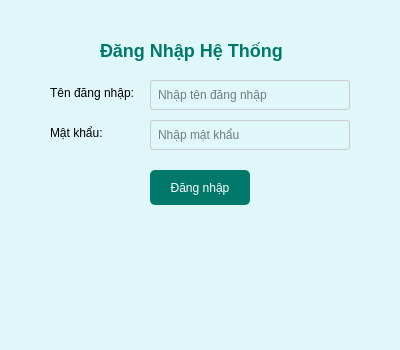
<?xml version="1.0" encoding="UTF-8"?>
<ui version="4.0">
 <class>MainWindow</class>
 <widget class="QMainWindow" name="MainWindow">
  <property name="geometry">
   <rect>
    <x>0</x>
    <y>0</y>
    <width>400</width>
    <height>350</height>
   </rect>
  </property>
  <property name="windowTitle">
   <string>Đăng Nhập Hệ Thống</string>
  </property>
  <property name="styleSheet">
   <string>background-color: #e0f7fa;</string>
  </property>
  <widget class="QWidget" name="centralwidget">
   <!-- Nhãn tiêu đề -->
   <widget class="QLabel" name="label">
    <property name="geometry">
     <rect>
      <x>100</x>
      <y>30</y>
      <width>200</width>
      <height>40</height>
     </rect>
    </property>
    <property name="text">
     <string>Đăng Nhập Hệ Thống</string>
    </property>
    <property name="styleSheet">
     <string>font-size: 18px; font-weight: bold; color: #00796b;</string>
    </property>
   </widget>
   <!-- Nhãn và trường nhập liệu -->
   <widget class="QLabel" name="lblTenDangNhap">
    <property name="geometry">
     <rect>
      <x>50</x>
      <y>80</y>
      <width>100</width>
      <height>25</height>
     </rect>
    </property>
    <property name="text">
     <string>Tên đăng nhập:</string>
    </property>
   </widget>
   <widget class="QLineEdit" name="txtTenDangNhap">
    <property name="geometry">
     <rect>
      <x>150</x>
      <y>80</y>
      <width>200</width>
      <height>30</height>
     </rect>
    </property>
    <property name="placeholderText">
     <string>Nhập tên đăng nhập</string>
    </property>
    <property name="styleSheet">
     <string>border: 1px solid #ccc; border-radius: 3px; padding: 5px;</string>
    </property>
   </widget>
   <widget class="QLabel" name="lblMatKhau">
    <property name="geometry">
     <rect>
      <x>50</x>
      <y>120</y>
      <width>100</width>
      <height>25</height>
     </rect>
    </property>
    <property name="text">
     <string>Mật khẩu:</string>
    </property>
   </widget>
   <widget class="QLineEdit" name="txtMatKhau">
    <property name="geometry">
     <rect>
      <x>150</x>
      <y>120</y>
      <width>200</width>
      <height>30</height>
     </rect>
    </property>
    <property name="echoMode">
     <enum>QLineEdit::Password</enum>
    </property>
    <property name="placeholderText">
     <string>Nhập mật khẩu</string>
    </property>
    <property name="styleSheet">
     <string>border: 1px solid #ccc; border-radius: 3px; padding: 5px;</string>
    </property>
   </widget>
   <!-- Nút đăng nhập -->
   <widget class="QPushButton" name="btnDangNhap">
    <property name="geometry">
     <rect>
      <x>150</x>
      <y>170</y>
      <width>100</width>
      <height>35</height>
     </rect>
    </property>
    <property name="text">
     <string>Đăng nhập</string>
    </property>
    <property name="styleSheet">
     <string>background-color: #00796b; color: white; border-radius: 5px; padding: 5px;</string>
    </property>
   </widget>
   <!-- Nhãn trạng thái -->
   <widget class="QLabel" name="lblStatus">
    <property name="geometry">
     <rect>
      <x>50</x>
      <y>220</y>
      <width>300</width>
      <height>30</height>
     </rect>
    </property>
    <property name="text">
     <string/>
    </property>
    <property name="styleSheet">
     <string>color: #d32f2f;</string>
    </property>
   </widget>
  </widget>
  <widget class="QMenuBar" name="menubar">
   <property name="geometry">
    <rect>
     <x>0</x>
     <y>0</y>
     <width>400</width>
     <height>21</height>
    </rect>
   </property>
  </widget>
  <widget class="QStatusBar" name="statusbar"/>
 </widget>
 <resources/>
 <connections/>
</ui>
